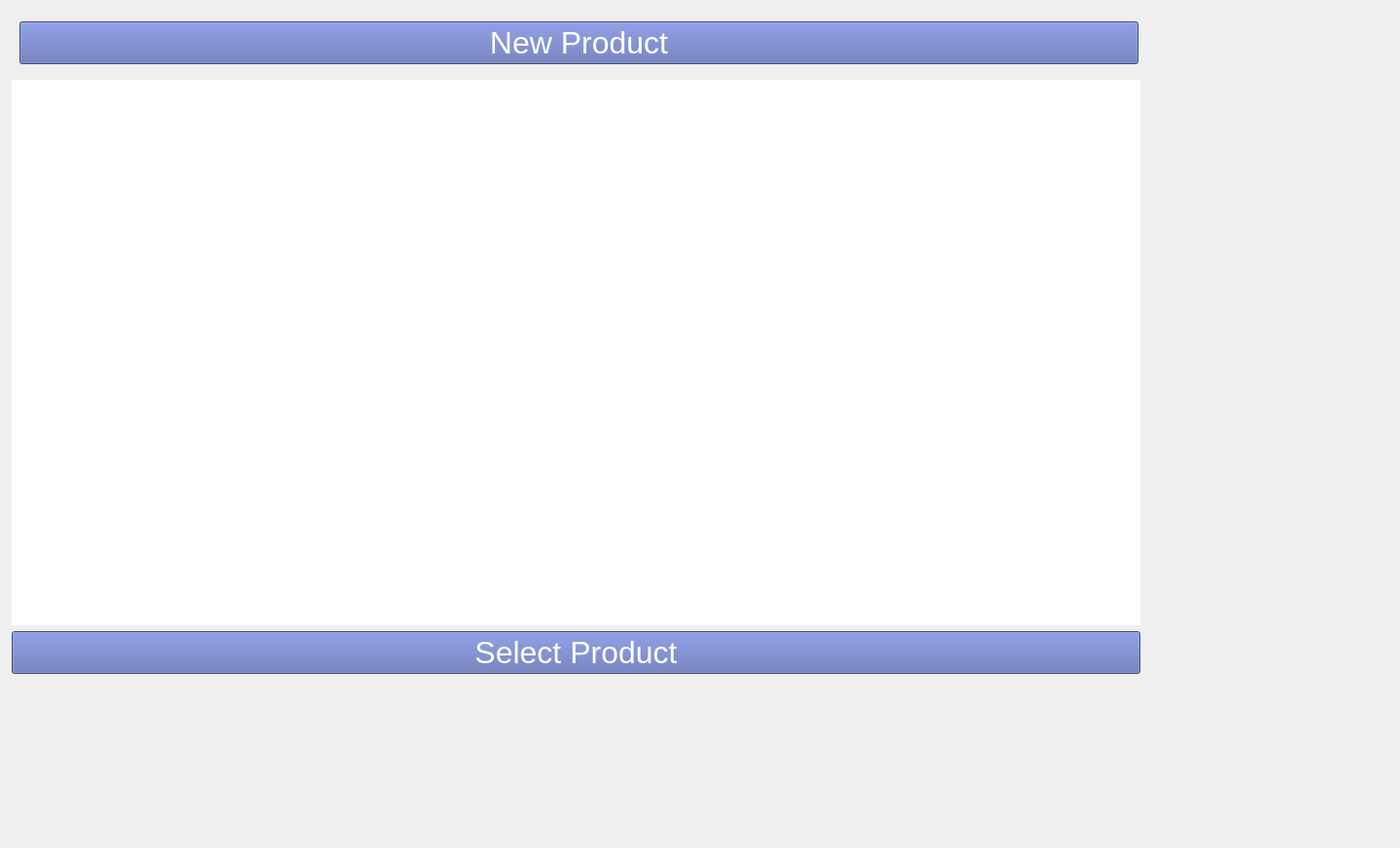
<?xml version="1.0" encoding="UTF-8"?>
<ui version="4.0">
 <class>Form</class>
 <widget class="QWidget" name="Form">
  <property name="geometry">
   <rect>
    <x>0</x>
    <y>0</y>
    <width>1440</width>
    <height>872</height>
   </rect>
  </property>
  <property name="windowTitle">
   <string>Form</string>
  </property>
  <widget class="QWidget" name="altMainWidget" native="true">
   <property name="geometry">
    <rect>
     <x>10</x>
     <y>10</y>
     <width>1169</width>
     <height>689</height>
    </rect>
   </property>
   <property name="styleSheet">
    <string notr="true"/>
   </property>
   <widget class="QWidget" name="layoutWidget">
    <property name="geometry">
     <rect>
      <x>1</x>
      <y>0</y>
      <width>1171</width>
      <height>69</height>
     </rect>
    </property>
    <layout class="QVBoxLayout" name="verticalLayout">
     <item>
      <widget class="QWidget" name="widget" native="true">
       <property name="minimumSize">
        <size>
         <width>1169</width>
         <height>0</height>
        </size>
       </property>
       <property name="maximumSize">
        <size>
         <width>1169</width>
         <height>100</height>
        </size>
       </property>
       <layout class="QHBoxLayout" name="horizontalLayout">
        <item>
         <widget class="QPushButton" name="newProductButton">
          <property name="font">
           <font>
            <family>Arial</family>
            <pointsize>24</pointsize>
           </font>
          </property>
          <property name="cursor">
           <cursorShape>PointingHandCursor</cursorShape>
          </property>
          <property name="focusPolicy">
           <enum>Qt::NoFocus</enum>
          </property>
          <property name="styleSheet">
           <string notr="true">color: white;
background: #5968B0;</string>
          </property>
          <property name="text">
           <string>New Product</string>
          </property>
          <property name="flat">
           <bool>false</bool>
          </property>
         </widget>
        </item>
       </layout>
      </widget>
     </item>
    </layout>
   </widget>
   <widget class="QWidget" name="layoutWidget_2">
    <property name="geometry">
     <rect>
      <x>2</x>
      <y>72</y>
      <width>1161</width>
      <height>611</height>
     </rect>
    </property>
    <layout class="QVBoxLayout" name="verticalLayout_2">
     <item>
      <widget class="QWidget" name="displayWidget" native="true">
       <property name="styleSheet">
        <string notr="true"/>
       </property>
       <widget class="QListWidget" name="productListWidget">
        <property name="geometry">
         <rect>
          <x>-5</x>
          <y>-9</y>
          <width>1171</width>
          <height>591</height>
         </rect>
        </property>
       </widget>
      </widget>
     </item>
     <item>
      <widget class="QPushButton" name="selectProductButton">
       <property name="font">
        <font>
         <family>Arial</family>
         <pointsize>24</pointsize>
        </font>
       </property>
       <property name="styleSheet">
        <string notr="true">background: #5968B0;
color: white;</string>
       </property>
       <property name="text">
        <string>Select Product</string>
       </property>
      </widget>
     </item>
    </layout>
   </widget>
  </widget>
 </widget>
 <resources/>
 <connections/>
</ui>
